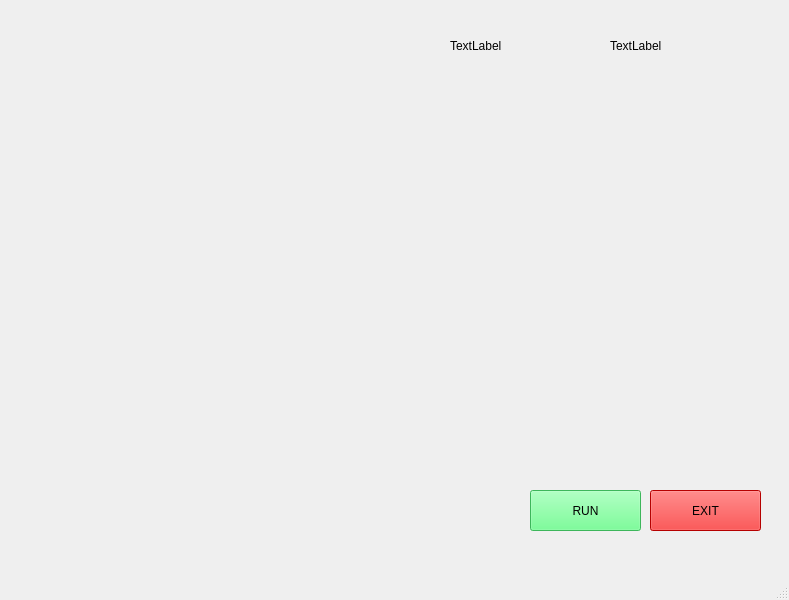
<?xml version="1.0" encoding="UTF-8"?>
<ui version="4.0">
 <class>MainWindow</class>
 <widget class="QMainWindow" name="MainWindow">
  <property name="geometry">
   <rect>
    <x>0</x>
    <y>0</y>
    <width>789</width>
    <height>600</height>
   </rect>
  </property>
  <property name="windowTitle">
   <string>MainWindow</string>
  </property>
  <widget class="QWidget" name="centralwidget">
   <widget class="QLabel" name="jarvis">
    <property name="geometry">
     <rect>
      <x>0</x>
      <y>0</y>
      <width>811</width>
      <height>581</height>
     </rect>
    </property>
    <property name="text">
     <string/>
    </property>
    <property name="pixmap">
     <pixmap>../../Pictures/iron.gif</pixmap>
    </property>
    <property name="scaledContents">
     <bool>true</bool>
    </property>
   </widget>
   <widget class="QLabel" name="label_2">
    <property name="geometry">
     <rect>
      <x>16</x>
      <y>10</y>
      <width>281</width>
      <height>121</height>
     </rect>
    </property>
    <property name="text">
     <string/>
    </property>
    <property name="pixmap">
     <pixmap>../../Pictures/iron2.gif</pixmap>
    </property>
    <property name="scaledContents">
     <bool>false</bool>
    </property>
   </widget>
   <widget class="QPushButton" name="pushButton">
    <property name="geometry">
     <rect>
      <x>530</x>
      <y>490</y>
      <width>111</width>
      <height>41</height>
     </rect>
    </property>
    <property name="styleSheet">
     <string notr="true">color: rgb(0, 0, 0);
font: 16pt &quot;Algerian&quot;;
background-color: rgb(85, 170, 0);
background-color: rgb(85, 255, 127);</string>
    </property>
    <property name="text">
     <string>RUN</string>
    </property>
   </widget>
   <widget class="QPushButton" name="pushButton_2">
    <property name="geometry">
     <rect>
      <x>650</x>
      <y>490</y>
      <width>111</width>
      <height>41</height>
     </rect>
    </property>
    <property name="styleSheet">
     <string notr="true">background-color: rgb(255, 0, 0);
font: 16pt &quot;Algerian&quot;;</string>
    </property>
    <property name="text">
     <string>EXIT</string>
    </property>
   </widget>
   <widget class="QLabel" name="label_3">
    <property name="geometry">
     <rect>
      <x>450</x>
      <y>20</y>
      <width>151</width>
      <height>51</height>
     </rect>
    </property>
    <property name="text">
     <string>TextLabel</string>
    </property>
   </widget>
   <widget class="QLabel" name="label_4">
    <property name="geometry">
     <rect>
      <x>610</x>
      <y>20</y>
      <width>151</width>
      <height>51</height>
     </rect>
    </property>
    <property name="text">
     <string>TextLabel</string>
    </property>
   </widget>
  </widget>
  <widget class="QMenuBar" name="menubar">
   <property name="geometry">
    <rect>
     <x>0</x>
     <y>0</y>
     <width>789</width>
     <height>26</height>
    </rect>
   </property>
  </widget>
  <widget class="QStatusBar" name="statusbar"/>
 </widget>
 <resources/>
 <connections/>
</ui>
